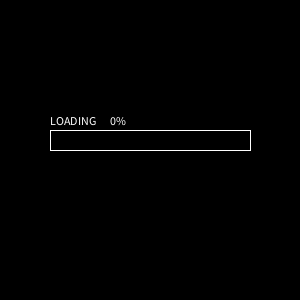
Frame 1 (no input)
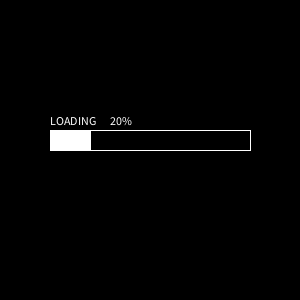
Frame 60 (the mouse pressed at the canvas centre just before this capture)
Frame 120 (the mouse held since frame 60 and released just before this capture): identical to frame 1, image omitted

The Processing sketch that drew these frames (run headless with seeded random() and noise(); from frame 60 on, the mouse is pressed at the canvas centre):

// Processing sketch: processing_73355
// ── processing_73355.pde

int duration=5;
int percent=0;
float persent=0;
int diff;

void setup(){
  size(300,300);
  background(0);
  smooth();
  stroke(255);
  text("LOADING", width/2-100, height/2-25);
  noFill();
  rect(width/2-100, height/2-20, 200,20);
  noStroke();
  diff=millis();
}

void draw(){
  
  if(persent<100){
  percent=round(map(millis()-diff,0,duration*1000,0,100));
  persent=(map(millis()-diff,0,duration*1000,0,100));
  }
  fill(0);
  rect(width/2-45, height/2-38,100,15);
  fill(255);
  text(percent+"%", width/2-40, height/2-25);
  rect(width/2-99, height/2-19, percent*2,19);
  if(mousePressed==true){
   percent=0;
   persent=0;
   diff=millis();
   fill(0);
   rect(width/2-99, height/2-19, 198,19);
  }
  println(percent);
}
